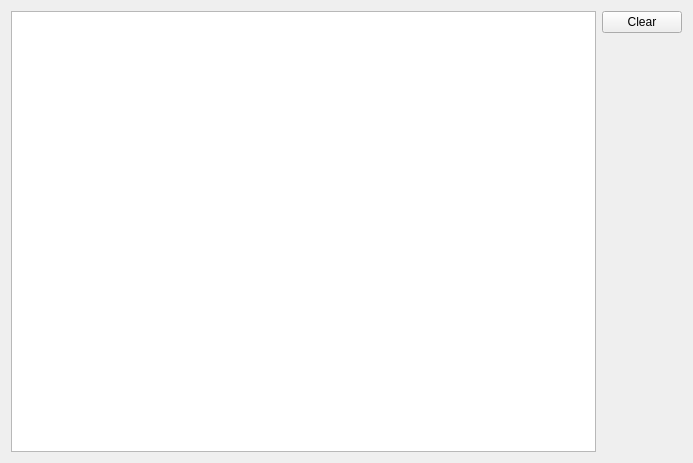
<?xml version="1.0" encoding="UTF-8"?>
<ui version="4.0">
 <class>Form</class>
 <widget class="QWidget" name="Form">
  <property name="geometry">
   <rect>
    <x>0</x>
    <y>0</y>
    <width>693</width>
    <height>463</height>
   </rect>
  </property>
  <property name="windowTitle">
   <string>Form</string>
  </property>
  <layout class="QHBoxLayout" name="horizontalLayout">
   <item>
    <layout class="QHBoxLayout" name="horizontalLayout_2">
     <item>
      <widget class="QTextEdit" name="syslog"/>
     </item>
     <item>
      <layout class="QVBoxLayout" name="verticalLayout">
       <item>
        <widget class="QPushButton" name="_clearButton">
         <property name="text">
          <string>Clear</string>
         </property>
        </widget>
       </item>
       <item>
        <spacer name="verticalSpacer">
         <property name="orientation">
          <enum>Qt::Vertical</enum>
         </property>
         <property name="sizeHint" stdset="0">
          <size>
           <width>20</width>
           <height>40</height>
          </size>
         </property>
        </spacer>
       </item>
      </layout>
     </item>
    </layout>
   </item>
  </layout>
 </widget>
 <resources/>
 <connections/>
</ui>
